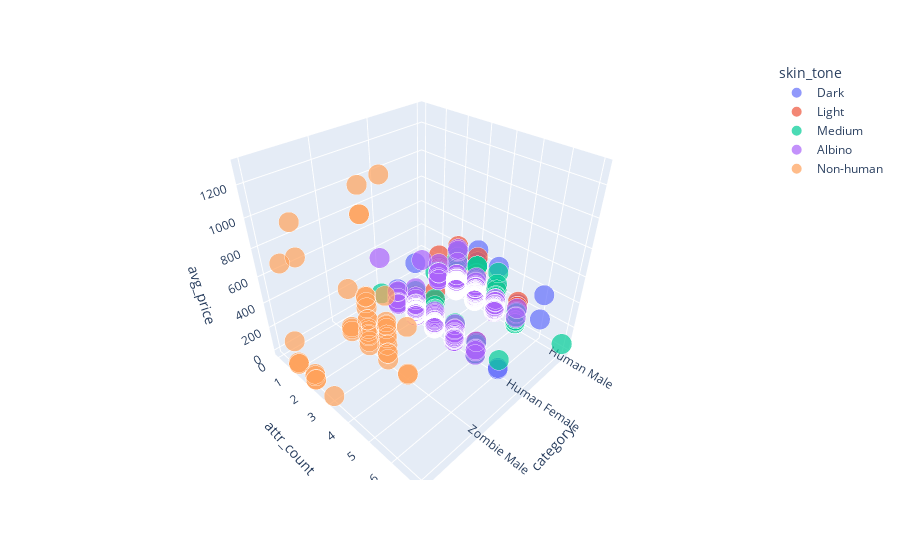

Notebook source saved alongside this figure:
### Code cell
import plotly.express as px

fig = px.scatter_3d(df3_2, x='category', y='attr_count', z='avg_price',
              color='skin_tone', size='size')
fig.show()

### Figure 1 — Plotly figure (JSON) as saved in the notebook; plotly's stock layout.template omitted (floating-point values rounded to 4 significant figures; data arrays with more than 128 entries replaced by an {"elided": "..."} marker saying what was removed)
{"data": [{"hovertemplate": "skin_tone=Dark<br>category=%{x}<br>attr_count=%{y}<br>avg_price=%{z}<br>size=%{marker.size}<extra></extra>", "legendgroup": "Dark", "marker": {"color": "#636efa", "size": {"elided": "1777 float values"}, "sizemode": "area", "sizeref": 0.0005, "symbol": "circle"}, "mode": "markers", "name": "Dark", "scene": "scene", "showlegend": true, "type": "scatter3d", "x": {"elided": "1777 str values"}, "y": {"elided": "1777 int values"}, "z": {"elided": "1777 float values"}}, {"hovertemplate": "skin_tone=Light<br>category=%{x}<br>attr_count=%{y}<br>avg_price=%{z}<br>size=%{marker.size}<extra></extra>", "legendgroup": "Light", "marker": {"color": "#EF553B", "size": {"elided": "1854 float values"}, "sizemode": "area", "sizeref": 0.0005, "symbol": "circle"}, "mode": "markers", "name": "Light", "scene": "scene", "showlegend": true, "type": "scatter3d", "x": {"elided": "1854 str values"}, "y": {"elided": "1854 int values"}, "z": {"elided": "1854 float values"}}, {"hovertemplate": "skin_tone=Medium<br>category=%{x}<br>attr_count=%{y}<br>avg_price=%{z}<br>size=%{marker.size}<extra></extra>", "legendgroup": "Medium", "marker": {"color": "#00cc96", "size": {"elided": "1892 float values"}, "sizemode": "area", "sizeref": 0.0005, "symbol": "circle"}, "mode": "markers", "name": "Medium", "scene": "scene", "showlegend": true, "type": "scatter3d", "x": {"elided": "1892 str values"}, "y": {"elided": "1892 int values"}, "z": {"elided": "1892 float values"}}, {"hovertemplate": "skin_tone=Albino<br>category=%{x}<br>attr_count=%{y}<br>avg_price=%{z}<br>size=%{marker.size}<extra></extra>", "legendgroup": "Albino", "marker": {"color": "#ab63fa", "size": {"elided": "569 float values"}, "sizemode": "area", "sizeref": 0.0005, "symbol": "circle"}, "mode": "markers", "name": "Albino", "scene": "scene", "showlegend": true, "type": "scatter3d", "x": {"elided": "569 str values"}, "y": {"elided": "569 int values"}, "z": {"elided": "569 float values"}}, {"hovertemplate": "skin_tone=Non-human<br>category=%{x}<br>attr_count=%{y}<br>avg_price=%{z}<br>size=%{marker.size}<extra></extra>", "legendgroup": "Non-human", "marker": {"color": "#FFA15A", "size": [0.2, 0.2, 0.2, 0.2, 0.2, 0.2, 0.2, 0.2, 0.2, 0.2, 0.2, 0.2, 0.2, 0.2, 0.2, 0.2, 0.2, 0.2, 0.2, 0.2, 0.2, 0.2, 0.2, 0.2, 0.2, 0.2, 0.2, 0.2, 0.2, 0.2, 0.2, 0.2, 0.2, 0.2, 0.2, 0.2, 0.2, 0.2, 0.2, 0.2, 0.2, 0.2, 0.2, 0.2, 0.2, 0.2], "sizemode": "area", "sizeref": 0.0005, "symbol": "circle"}, "mode": "markers", "name": "Non-human", "scene": "scene", "showlegend": true, "type": "scatter3d", "x": ["Zombie Male", "Zombie Male", "Zombie Male", "Zombie Male", "Ape Male", "Zombie Male", "Zombie Male", "Zombie Male", "Ape Male", "Zombie Male", "Zombie Male", "Zombie Male", "Zombie Male", "Ape Male", "Ape Male", "Zombie Male", "Zombie Male", "Zombie Male", "Zombie Male", "Ape Male", "Ape Male", "Zombie Male", "Ape Male", "Ape Male", "Zombie Male", "Ape Male", "Zombie Male", "Zombie Male", "Zombie Male", "Zombie Male", "Zombie Male", "Zombie Male", "Ape Male", "Ape Male", "Zombie Male", "Zombie Male", "Zombie Male", "Zombie Male", "Zombie Male", "Ape Male", "Zombie Male", "Zombie Male", "Zombie Male", "Zombie Male", "Zombie Male", "Zombie Male"], "y": [3, 4, 3, 2, 2, 3, 2, 1, 2, 3, 2, 4, 2, 2, 1, 2, 2, 2, 3, 1, 1, 3, 2, 2, 2, 1, 1, 2, 3, 2, 3, 3, 3, 1, 2, 3, 3, 3, 2, 2, 2, 4, 2, 1, 1, 2], "z": [300, 400, 1.89, 226.1, 916.7, 293, 151.6, 377.1, 53.5, 325, 230.7, 1.6, 420, 1, 6, 2.25, 130, 369, 270.0, 788.3, 19, 60, 1126.0, 37, 38, 8.001, 35, 1000, 215, 326.7, 192.5, 130, 3.5, 204.0, 1180, 1300, 56, 526.8, 415, 4.495, 1001.0, 9.99, 88.55, 50, 10, 99.99]}], "layout": {"legend": {"itemsizing": "constant", "title": {"text": "skin_tone"}, "tracegroupgap": 0}, "margin": {"t": 60}, "scene": {"domain": {"x": [0, 1], "y": [0, 1]}, "xaxis": {"title": {"text": "category"}}, "yaxis": {"title": {"text": "attr_count"}}, "zaxis": {"title": {"text": "avg_price"}}}}}
